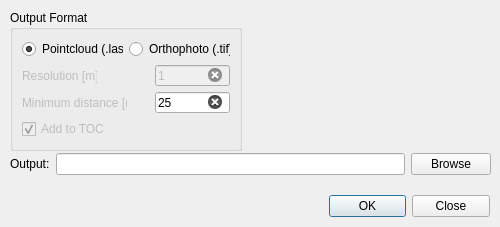
<?xml version="1.0" encoding="UTF-8"?>
<ui version="4.0">
 <class>Dialog</class>
 <widget class="QDialog" name="Dialog">
  <property name="geometry">
   <rect>
    <x>0</x>
    <y>0</y>
    <width>500</width>
    <height>227</height>
   </rect>
  </property>
  <property name="minimumSize">
   <size>
    <width>500</width>
    <height>200</height>
   </size>
  </property>
  <property name="maximumSize">
   <size>
    <width>500</width>
    <height>250</height>
   </size>
  </property>
  <property name="windowTitle">
   <string>Dialog</string>
  </property>
  <widget class="QDialogButtonBox" name="buttonBox">
   <property name="geometry">
    <rect>
     <x>329</x>
     <y>190</y>
     <width>161</width>
     <height>32</height>
    </rect>
   </property>
   <property name="orientation">
    <enum>Qt::Horizontal</enum>
   </property>
   <property name="standardButtons">
    <set>QDialogButtonBox::Close|QDialogButtonBox::Ok</set>
   </property>
  </widget>
  <widget class="QWidget" name="layoutWidget">
   <property name="geometry">
    <rect>
     <x>10</x>
     <y>150</y>
     <width>481</width>
     <height>28</height>
    </rect>
   </property>
   <layout class="QHBoxLayout" name="horizontalLayout">
    <item>
     <widget class="QLabel" name="label_out">
      <property name="text">
       <string>Output:</string>
      </property>
     </widget>
    </item>
    <item>
     <widget class="QLineEdit" name="line_out_path">
      <property name="sizePolicy">
       <sizepolicy hsizetype="Expanding" vsizetype="Fixed">
        <horstretch>0</horstretch>
        <verstretch>0</verstretch>
       </sizepolicy>
      </property>
      <property name="maximumSize">
       <size>
        <width>350</width>
        <height>16777215</height>
       </size>
      </property>
     </widget>
    </item>
    <item>
     <widget class="QPushButton" name="btn_out_path">
      <property name="text">
       <string>Browse</string>
      </property>
     </widget>
    </item>
   </layout>
  </widget>
  <widget class="QGroupBox" name="groupBox">
   <property name="geometry">
    <rect>
     <x>10</x>
     <y>10</y>
     <width>232</width>
     <height>141</height>
    </rect>
   </property>
   <property name="title">
    <string>Output Format</string>
   </property>
   <layout class="QVBoxLayout" name="verticalLayout">
    <item>
     <layout class="QHBoxLayout" name="horizontalLayout_3">
      <item>
       <widget class="QRadioButton" name="radio_las">
        <property name="text">
         <string>Pointcloud (.las)</string>
        </property>
        <property name="checked">
         <bool>true</bool>
        </property>
       </widget>
      </item>
      <item>
       <widget class="QRadioButton" name="radio_tif">
        <property name="text">
         <string>Orthophoto (.tif)</string>
        </property>
        <property name="checked">
         <bool>false</bool>
        </property>
       </widget>
      </item>
     </layout>
    </item>
    <item>
     <layout class="QHBoxLayout" name="horizontalLayout_2">
      <item>
       <widget class="QLabel" name="label_res">
        <property name="enabled">
         <bool>false</bool>
        </property>
        <property name="maximumSize">
         <size>
          <width>75</width>
          <height>16777215</height>
         </size>
        </property>
        <property name="text">
         <string>Resolution [m]:</string>
        </property>
       </widget>
      </item>
      <item>
       <spacer name="horizontalSpacer">
        <property name="orientation">
         <enum>Qt::Horizontal</enum>
        </property>
        <property name="sizeType">
         <enum>QSizePolicy::Expanding</enum>
        </property>
        <property name="sizeHint" stdset="0">
         <size>
          <width>30</width>
          <height>20</height>
         </size>
        </property>
       </spacer>
      </item>
      <item>
       <widget class="QLineEdit" name="line_res">
        <property name="enabled">
         <bool>false</bool>
        </property>
        <property name="sizePolicy">
         <sizepolicy hsizetype="Fixed" vsizetype="Fixed">
          <horstretch>0</horstretch>
          <verstretch>0</verstretch>
         </sizepolicy>
        </property>
        <property name="minimumSize">
         <size>
          <width>75</width>
          <height>20</height>
         </size>
        </property>
        <property name="maximumSize">
         <size>
          <width>75</width>
          <height>16777215</height>
         </size>
        </property>
        <property name="text">
         <string>1</string>
        </property>
        <property name="placeholderText">
         <string>m</string>
        </property>
        <property name="clearButtonEnabled">
         <bool>true</bool>
        </property>
       </widget>
      </item>
     </layout>
    </item>
    <item>
     <layout class="QHBoxLayout" name="horizontalLayout_4">
      <item>
       <widget class="QLabel" name="label_min_dist">
        <property name="enabled">
         <bool>false</bool>
        </property>
        <property name="maximumSize">
         <size>
          <width>105</width>
          <height>16777215</height>
         </size>
        </property>
        <property name="text">
         <string>Minimum distance [m]:</string>
        </property>
       </widget>
      </item>
      <item>
       <spacer name="horizontalSpacer_2">
        <property name="orientation">
         <enum>Qt::Horizontal</enum>
        </property>
        <property name="sizeType">
         <enum>QSizePolicy::Expanding</enum>
        </property>
        <property name="sizeHint" stdset="0">
         <size>
          <width>30</width>
          <height>20</height>
         </size>
        </property>
       </spacer>
      </item>
      <item>
       <widget class="QLineEdit" name="line_min_dist">
        <property name="enabled">
         <bool>true</bool>
        </property>
        <property name="sizePolicy">
         <sizepolicy hsizetype="Fixed" vsizetype="Fixed">
          <horstretch>0</horstretch>
          <verstretch>0</verstretch>
         </sizepolicy>
        </property>
        <property name="minimumSize">
         <size>
          <width>75</width>
          <height>20</height>
         </size>
        </property>
        <property name="maximumSize">
         <size>
          <width>75</width>
          <height>16777215</height>
         </size>
        </property>
        <property name="text">
         <string>25</string>
        </property>
        <property name="placeholderText">
         <string>m</string>
        </property>
        <property name="clearButtonEnabled">
         <bool>true</bool>
        </property>
       </widget>
      </item>
     </layout>
    </item>
    <item>
     <widget class="QCheckBox" name="check_toc">
      <property name="enabled">
       <bool>false</bool>
      </property>
      <property name="text">
       <string>Add to TOC</string>
      </property>
      <property name="checkable">
       <bool>true</bool>
      </property>
      <property name="checked">
       <bool>true</bool>
      </property>
      <property name="autoExclusive">
       <bool>false</bool>
      </property>
      <property name="tristate">
       <bool>false</bool>
      </property>
     </widget>
    </item>
   </layout>
  </widget>
 </widget>
 <resources/>
 <connections>
  <connection>
   <sender>buttonBox</sender>
   <signal>accepted()</signal>
   <receiver>Dialog</receiver>
   <slot>accept()</slot>
   <hints>
    <hint type="sourcelabel">
     <x>248</x>
     <y>254</y>
    </hint>
    <hint type="destinationlabel">
     <x>157</x>
     <y>274</y>
    </hint>
   </hints>
  </connection>
  <connection>
   <sender>buttonBox</sender>
   <signal>rejected()</signal>
   <receiver>Dialog</receiver>
   <slot>reject()</slot>
   <hints>
    <hint type="sourcelabel">
     <x>316</x>
     <y>260</y>
    </hint>
    <hint type="destinationlabel">
     <x>286</x>
     <y>274</y>
    </hint>
   </hints>
  </connection>
 </connections>
</ui>
